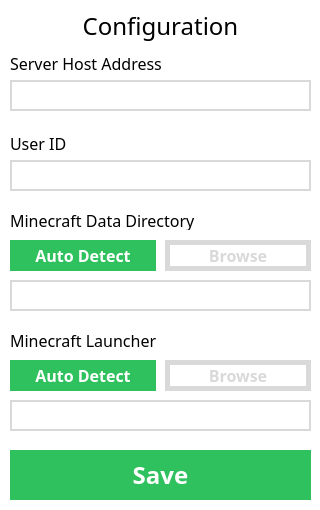
<?xml version="1.0" encoding="UTF-8"?>
<ui version="4.0">
 <class>settingsDialog</class>
 <widget class="QDialog" name="settingsDialog">
  <property name="windowModality">
   <enum>Qt::ApplicationModal</enum>
  </property>
  <property name="enabled">
   <bool>true</bool>
  </property>
  <property name="geometry">
   <rect>
    <x>0</x>
    <y>0</y>
    <width>320</width>
    <height>510</height>
   </rect>
  </property>
  <property name="contextMenuPolicy">
   <enum>Qt::ActionsContextMenu</enum>
  </property>
  <property name="windowTitle">
   <string>AWScraft Configuration</string>
  </property>
  <property name="windowIcon">
   <iconset>
    <normalon>:/images/settingsIcon.png</normalon>
   </iconset>
  </property>
  <property name="styleSheet">
   <string notr="true">QDialog{
	background-color: white
}</string>
  </property>
  <property name="modal">
   <bool>true</bool>
  </property>
  <widget class="QLineEdit" name="serverInput">
   <property name="geometry">
    <rect>
     <x>10</x>
     <y>80</y>
     <width>301</width>
     <height>31</height>
    </rect>
   </property>
   <property name="font">
    <font>
     <family>Minecraftia</family>
     <pointsize>12</pointsize>
    </font>
   </property>
   <property name="cursor">
    <cursorShape>IBeamCursor</cursorShape>
   </property>
   <property name="acceptDrops">
    <bool>false</bool>
   </property>
   <property name="styleSheet">
    <string notr="true">QLineEdit{
	background-color: white;
	border: 2px solid #D9D9D9
}

QLineEdit:focus{
	background-color: white;
	border: 2px solid black
}</string>
   </property>
   <property name="alignment">
    <set>Qt::AlignCenter</set>
   </property>
  </widget>
  <widget class="QLabel" name="titleLabel">
   <property name="geometry">
    <rect>
     <x>10</x>
     <y>10</y>
     <width>301</width>
     <height>31</height>
    </rect>
   </property>
   <property name="font">
    <font>
     <family>Minecraftia</family>
     <pointsize>18</pointsize>
    </font>
   </property>
   <property name="text">
    <string>Configuration</string>
   </property>
   <property name="alignment">
    <set>Qt::AlignCenter</set>
   </property>
  </widget>
  <widget class="QLabel" name="serverLabel">
   <property name="enabled">
    <bool>true</bool>
   </property>
   <property name="geometry">
    <rect>
     <x>10</x>
     <y>53</y>
     <width>301</width>
     <height>20</height>
    </rect>
   </property>
   <property name="font">
    <font>
     <family>Minecraftia</family>
     <pointsize>12</pointsize>
    </font>
   </property>
   <property name="toolTip">
    <string>URL or IP Address the AWScraft instance is controlled by.
This is not the address you would enter to connect directly within Minecraft.</string>
   </property>
   <property name="styleSheet">
    <string notr="true">QLabel:disabled{
	color: #ED0008;
}</string>
   </property>
   <property name="text">
    <string>Server Host Address</string>
   </property>
  </widget>
  <widget class="QLabel" name="userLabel">
   <property name="enabled">
    <bool>true</bool>
   </property>
   <property name="geometry">
    <rect>
     <x>10</x>
     <y>133</y>
     <width>301</width>
     <height>20</height>
    </rect>
   </property>
   <property name="font">
    <font>
     <family>Minecraftia</family>
     <pointsize>12</pointsize>
    </font>
   </property>
   <property name="toolTip">
    <string>Unique ID issued to you by your server administrator.
It is not necessarily your Minecraft username.</string>
   </property>
   <property name="styleSheet">
    <string notr="true">QLabel:disabled{
	color: #ED0008;
}</string>
   </property>
   <property name="text">
    <string>User ID</string>
   </property>
  </widget>
  <widget class="QLineEdit" name="userInput">
   <property name="geometry">
    <rect>
     <x>10</x>
     <y>160</y>
     <width>301</width>
     <height>31</height>
    </rect>
   </property>
   <property name="font">
    <font>
     <family>Minecraftia</family>
     <pointsize>12</pointsize>
    </font>
   </property>
   <property name="cursor">
    <cursorShape>IBeamCursor</cursorShape>
   </property>
   <property name="acceptDrops">
    <bool>false</bool>
   </property>
   <property name="styleSheet">
    <string notr="true">QLineEdit{
	background-color: white;
	border: 2px solid #D9D9D9
}

QLineEdit:focus{
	background-color: white;
	border: 2px solid black
}</string>
   </property>
   <property name="alignment">
    <set>Qt::AlignCenter</set>
   </property>
  </widget>
  <widget class="QLabel" name="dataLabel">
   <property name="geometry">
    <rect>
     <x>10</x>
     <y>210</y>
     <width>301</width>
     <height>20</height>
    </rect>
   </property>
   <property name="font">
    <font>
     <family>Minecraftia</family>
     <pointsize>12</pointsize>
    </font>
   </property>
   <property name="toolTip">
    <string>The '.minecraft' directory, typically found in a User's AppData folder.</string>
   </property>
   <property name="styleSheet">
    <string notr="true">QLabel:disabled{
	color: #ED0008;
}</string>
   </property>
   <property name="text">
    <string>Minecraft Data Directory</string>
   </property>
  </widget>
  <widget class="QLineEdit" name="dataInput">
   <property name="enabled">
    <bool>true</bool>
   </property>
   <property name="geometry">
    <rect>
     <x>10</x>
     <y>280</y>
     <width>301</width>
     <height>31</height>
    </rect>
   </property>
   <property name="font">
    <font>
     <family>Minecraftia</family>
     <pointsize>12</pointsize>
    </font>
   </property>
   <property name="cursor">
    <cursorShape>IBeamCursor</cursorShape>
   </property>
   <property name="acceptDrops">
    <bool>false</bool>
   </property>
   <property name="styleSheet">
    <string notr="true">QLineEdit{
	background-color: white;
	border: 2px solid #D9D9D9
}

QLineEdit:focus{
	background-color: white;
	border: 2px solid black
}</string>
   </property>
   <property name="alignment">
    <set>Qt::AlignCenter</set>
   </property>
   <property name="readOnly">
    <bool>true</bool>
   </property>
  </widget>
  <widget class="QPushButton" name="dataDetectButton">
   <property name="enabled">
    <bool>true</bool>
   </property>
   <property name="geometry">
    <rect>
     <x>10</x>
     <y>240</y>
     <width>146</width>
     <height>31</height>
    </rect>
   </property>
   <property name="font">
    <font>
     <family>Minecraftia</family>
     <pointsize>12</pointsize>
     <weight>75</weight>
     <bold>true</bold>
     <underline>false</underline>
     <strikeout>false</strikeout>
     <kerning>true</kerning>
    </font>
   </property>
   <property name="styleSheet">
    <string notr="true">QPushButton{
	background: #2FC15D;
	border: 5px solid #2FC15D;
	border-radius: 0px;
	color: white
}

QPushButton:hover{
	background: #2C5E2E;
	border: 5px solid #2C5E2E;
	border-radius: 0px;
	color: white
}

QPushButton:pressed{
	background: #2FC15D;
	border: 5px solid #2FC15D;
	border-radius: 0px;
	color: white
}

QPushButton:disabled{
	background: white;
	border: 5px solid #2FC15D;
	border-radius: 0px;
	color: #2FC15D;
}</string>
   </property>
   <property name="text">
    <string>Auto Detect</string>
   </property>
   <property name="default">
    <bool>true</bool>
   </property>
   <property name="flat">
    <bool>false</bool>
   </property>
  </widget>
  <widget class="QPushButton" name="dataBrowseButton">
   <property name="enabled">
    <bool>false</bool>
   </property>
   <property name="geometry">
    <rect>
     <x>165</x>
     <y>240</y>
     <width>146</width>
     <height>31</height>
    </rect>
   </property>
   <property name="font">
    <font>
     <family>Minecraftia</family>
     <pointsize>12</pointsize>
     <weight>75</weight>
     <bold>true</bold>
     <underline>false</underline>
     <strikeout>false</strikeout>
     <kerning>true</kerning>
    </font>
   </property>
   <property name="styleSheet">
    <string notr="true">QPushButton{
	background: #00C9ED;
	border: 5px solid #00C9ED;
	border-radius: 0px;
	color: white
}

QPushButton:hover{
	background: #0C273D;
	border: 5px solid #0C273D;
	border-radius: 0px;
	color: white
}

QPushButton:pressed{
	background: #00C9ED;
	border: 5px solid #00C9ED;
	border-radius: 0px;
	color: white
}

QPushButton:disabled{
	background: white;
	border: 5px solid #D9D9D9;
	border-radius: 0px;
	color: #D9D9D9;
}</string>
   </property>
   <property name="text">
    <string>Browse</string>
   </property>
   <property name="default">
    <bool>true</bool>
   </property>
   <property name="flat">
    <bool>false</bool>
   </property>
  </widget>
  <widget class="QPushButton" name="launcherBrowseButton">
   <property name="enabled">
    <bool>false</bool>
   </property>
   <property name="geometry">
    <rect>
     <x>165</x>
     <y>360</y>
     <width>146</width>
     <height>31</height>
    </rect>
   </property>
   <property name="font">
    <font>
     <family>Minecraftia</family>
     <pointsize>12</pointsize>
     <weight>75</weight>
     <bold>true</bold>
     <underline>false</underline>
     <strikeout>false</strikeout>
     <kerning>true</kerning>
    </font>
   </property>
   <property name="styleSheet">
    <string notr="true">QPushButton{
	background: #00C9ED;
	border: 5px solid #00C9ED;
	border-radius: 0px;
	color: white
}

QPushButton:hover{
	background: #0C273D;
	border: 5px solid #0C273D;
	border-radius: 0px;
	color: white
}

QPushButton:pressed{
	background: #00C9ED;
	border: 5px solid #00C9ED;
	border-radius: 0px;
	color: white
}

QPushButton:disabled{
	background: white;
	border: 5px solid #D9D9D9;
	border-radius: 0px;
	color: #D9D9D9;
}</string>
   </property>
   <property name="text">
    <string>Browse</string>
   </property>
   <property name="default">
    <bool>true</bool>
   </property>
   <property name="flat">
    <bool>false</bool>
   </property>
  </widget>
  <widget class="QPushButton" name="launcherDetectButton">
   <property name="enabled">
    <bool>true</bool>
   </property>
   <property name="geometry">
    <rect>
     <x>10</x>
     <y>360</y>
     <width>146</width>
     <height>31</height>
    </rect>
   </property>
   <property name="font">
    <font>
     <family>Minecraftia</family>
     <pointsize>12</pointsize>
     <weight>75</weight>
     <bold>true</bold>
     <underline>false</underline>
     <strikeout>false</strikeout>
     <kerning>true</kerning>
    </font>
   </property>
   <property name="styleSheet">
    <string notr="true">QPushButton{
	background: #2FC15D;
	border: 5px solid #2FC15D;
	border-radius: 0px;
	color: white
}

QPushButton:hover{
	background: #2C5E2E;
	border: 5px solid #2C5E2E;
	border-radius: 0px;
	color: white
}

QPushButton:pressed{
	background: #2FC15D;
	border: 5px solid #2FC15D;
	border-radius: 0px;
	color: white
}

QPushButton:disabled{
	background: white;
	border: 5px solid #2FC15D;
	border-radius: 0px;
	color: #2FC15D;
}</string>
   </property>
   <property name="text">
    <string>Auto Detect</string>
   </property>
   <property name="default">
    <bool>true</bool>
   </property>
   <property name="flat">
    <bool>false</bool>
   </property>
  </widget>
  <widget class="QLabel" name="launcherLabel">
   <property name="geometry">
    <rect>
     <x>10</x>
     <y>330</y>
     <width>301</width>
     <height>20</height>
    </rect>
   </property>
   <property name="font">
    <font>
     <family>Minecraftia</family>
     <pointsize>12</pointsize>
    </font>
   </property>
   <property name="toolTip">
    <string>The '.minecraft' directory, typically found in a User's AppData folder.</string>
   </property>
   <property name="styleSheet">
    <string notr="true">QLabel:disabled{
	color: #ED0008;
}</string>
   </property>
   <property name="text">
    <string>Minecraft Launcher</string>
   </property>
  </widget>
  <widget class="QLineEdit" name="launcherInput">
   <property name="enabled">
    <bool>true</bool>
   </property>
   <property name="geometry">
    <rect>
     <x>10</x>
     <y>400</y>
     <width>301</width>
     <height>31</height>
    </rect>
   </property>
   <property name="font">
    <font>
     <family>Minecraftia</family>
     <pointsize>12</pointsize>
    </font>
   </property>
   <property name="cursor">
    <cursorShape>IBeamCursor</cursorShape>
   </property>
   <property name="acceptDrops">
    <bool>false</bool>
   </property>
   <property name="styleSheet">
    <string notr="true">QLineEdit{
	background-color: white;
	border: 2px solid #D9D9D9
}

QLineEdit:focus{
	background-color: white;
	border: 2px solid black
}</string>
   </property>
   <property name="alignment">
    <set>Qt::AlignCenter</set>
   </property>
   <property name="readOnly">
    <bool>true</bool>
   </property>
  </widget>
  <widget class="QPushButton" name="saveButton">
   <property name="enabled">
    <bool>true</bool>
   </property>
   <property name="geometry">
    <rect>
     <x>10</x>
     <y>450</y>
     <width>301</width>
     <height>50</height>
    </rect>
   </property>
   <property name="font">
    <font>
     <family>Minecraftia</family>
     <pointsize>18</pointsize>
     <weight>75</weight>
     <bold>true</bold>
     <underline>false</underline>
     <strikeout>false</strikeout>
     <kerning>true</kerning>
    </font>
   </property>
   <property name="styleSheet">
    <string notr="true">QPushButton{
	background: #2FC15D;
	border: 5px solid #2FC15D;
	border-radius: 0px;
	color: white
}

QPushButton:hover{
	background: #2C5E2E;
	border: 5px solid #2C5E2E;
	border-radius: 0px;
	color: white
}

QPushButton:pressed{
	background: #2FC15D;
	border: 5px solid #2FC15D;
	border-radius: 0px;
	color: white
}

QPushButton:disabled{
	background: white;
	border: 5px solid #2FC15D;
	border-radius: 0px;
	color: #2FC15D;
}</string>
   </property>
   <property name="text">
    <string>Save</string>
   </property>
   <property name="default">
    <bool>true</bool>
   </property>
   <property name="flat">
    <bool>false</bool>
   </property>
  </widget>
 </widget>
 <tabstops>
  <tabstop>serverInput</tabstop>
  <tabstop>userInput</tabstop>
  <tabstop>dataDetectButton</tabstop>
  <tabstop>dataBrowseButton</tabstop>
  <tabstop>launcherDetectButton</tabstop>
  <tabstop>launcherBrowseButton</tabstop>
  <tabstop>launcherInput</tabstop>
  <tabstop>dataInput</tabstop>
 </tabstops>
 <resources>
  <include location="resources/resources.qrc"/>
 </resources>
 <connections/>
</ui>
